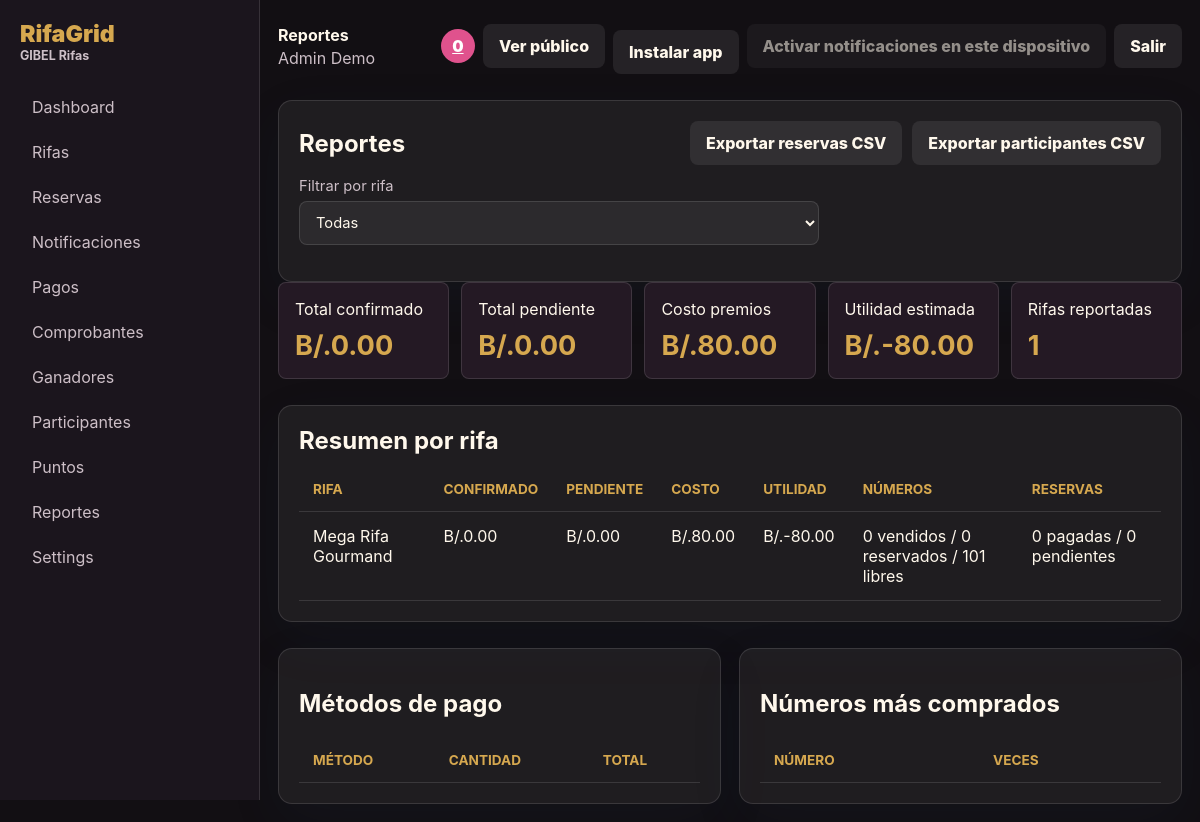
/admin/reportes.php (signed in), run on the app's committed database.
### tables this page shows
CREATE TABLE raffles (
  id INT UNSIGNED AUTO_INCREMENT PRIMARY KEY,
  title VARCHAR(180) NOT NULL,
  slug VARCHAR(190) NOT NULL UNIQUE,
  description TEXT NULL,
  flyer_path VARCHAR(255) NULL,
  first_prize VARCHAR(180) NOT NULL,
  second_prize VARCHAR(180) NULL,
  third_prize VARCHAR(180) NULL,
  price_per_number DECIMAL(10,2) NOT NULL,
  draw_date DATETIME NULL,
  draw_method VARCHAR(180) NOT NULL DEFAULT 'Sorteo manual',
  number_min INT NOT NULL DEFAULT 0,
  number_max INT NOT NULL DEFAULT 100,
  reservation_minutes INT NOT NULL DEFAULT 20,
  yappy_number VARCHAR(60) NULL,
  contact_whatsapp VARCHAR(60) NULL,
  paypal_link VARCHAR(255) NULL,
  bank_info TEXT NULL,
  lnb_url VARCHAR(255) NOT NULL DEFAULT 'https://www.lnb.gob.pa/',
  status ENUM('draft','active','closed','drawn') NOT NULL DEFAULT 'draft',
  theme VARCHAR(40) NOT NULL DEFAULT 'clean_sky',
  primary_color VARCHAR(20) NOT NULL DEFAULT '#38aeea',
  accent_color VARCHAR(20) NOT NULL DEFAULT '#f06292',
  background_color VARCHAR(20) NOT NULL DEFAULT '#eaf8ff',
  grid_style VARCHAR(40) NOT NULL DEFAULT 'soft_cards',
  item_cost DECIMAL(10,2) NOT NULL DEFAULT 0.00,
  points_per_amount DECIMAL(10,2) NOT NULL DEFAULT 2.00,
  points_for_free_number INT NOT NULL DEFAULT 10,
  created_by INT UNSIGNED NULL,
  created_at DATETIME NOT NULL DEFAULT CURRENT_TIMESTAMP,
  updated_at DATETIME NULL ON UPDATE CURRENT_TIMESTAMP,
  INDEX idx_raffles_status (status),
  CONSTRAINT fk_raffles_admin FOREIGN KEY (created_by) REFERENCES admins(id) ON DELETE SET NULL
);

### config/app.php (called while the page is built, shortened)
<?php
function e(?string $value): string
{
    return htmlspecialchars((string) $value, ENT_QUOTES, 'UTF-8');
}
function money_fmt(float|int|string $amount): string
{
    return 'B/.' . number_format((float) $amount, 2);
}

### config/database.php (called while the page is built, shortened)
<?php
require_once __DIR__ . '/app.php';
function db(): PDO
{
    static $pdo = null;
    if ($pdo instanceof PDO) {
        return $pdo;
    }
    $dsn = sprintf(
        'mysql:host=%s;dbname=%s;charset=utf8mb4',
        config_value('DB_HOST'),
        config_value('DB_NAME')
    );
    $pdo = new PDO($dsn, (string) config_value('DB_USER'), (string) config_value('DB_PASS'), [
        PDO::ATTR_ERRMODE => PDO::ERRMODE_EXCEPTION,
        PDO::ATTR_DEFAULT_FETCH_MODE => PDO::FETCH_ASSOC,
        PDO::ATTR_EMULATE_PREPARES => false,
    ]);
    return $pdo;
}

### admin/includes/auth.php (called while the page is built, shortened)
<?php
require_once __DIR__ . '/../../config/database.php';
function current_admin(): ?array
{
    $stmt = db()->prepare('SELECT id, name, email, role FROM admins WHERE id = ? AND active = 1');
    $stmt->execute([$_SESSION['admin_id']]);
    return $stmt->fetch() ?: null;
}
function require_admin(): array
{
    $admin = current_admin();
    return $admin;
}

### admin/reportes.php (the view, shortened to what this page needs)
<?php
require_once __DIR__ . '/includes/auth.php';
$admin = require_admin();
$pdo = db();
$raffleId = (int) ($_GET['raffle_id'] ?? 0);
$where = $raffleId > 0 ? 'WHERE ra.id = ?' : '';
$params = $raffleId > 0 ? [$raffleId] : [];
$summaryStmt = $pdo->prepare("
    SELECT ra.id, ra.title, ra.item_cost,
      COALESCE(reservations.confirmed_total, 0) confirmed_total,
      COALESCE(reservations.pending_total, 0) pending_total,
      COALESCE(reservations.paid_reservations, 0) paid_reservations,
      COALESCE(reservations.pending_reservations, 0) pending_reservations,
      COALESCE(numbers.sold_numbers, 0) sold_numbers,
      COALESCE(numbers.reserved_numbers, 0) reserved_numbers,
      COALESCE(numbers.available_numbers, 0) available_numbers
    FROM raffles ra
    LEFT JOIN (
      SELECT raffle_id,
        SUM(CASE WHEN status = 'paid' THEN total_amount ELSE 0 END) confirmed_total,
        SUM(CASE WHEN status = 'pending' THEN total_amount ELSE 0 END) pending_total,
        SUM(CASE WHEN status = 'paid' THEN 1 ELSE 0 END) paid_reservations,
        SUM(CASE WHEN status = 'pending' THEN 1 ELSE 0 END) pending_reservations
      FROM reservations
      GROUP BY raffle_id
    ) reservations ON reservations.raffle_id = ra.id
    LEFT JOIN (
      SELECT raffle_id,
        SUM(CASE WHEN status IN ('sold','winner') THEN 1 ELSE 0 END) sold_numbers,
        SUM(CASE WHEN status = 'reserved' THEN 1 ELSE 0 END) reserved_numbers,
        SUM(CASE WHEN status = 'available' THEN 1 ELSE 0 END) available_numbers
      FROM raffle_numbers
      GROUP BY raffle_id
    ) numbers ON numbers.raffle_id = ra.id
    $where
    ORDER BY ra.created_at DESC
");
$summaryStmt->execute($params);
$summaries = $summaryStmt->fetchAll();
$pageTitle = 'Reportes';
require __DIR__ . '/includes/header.php';
?>
<section class="panel">
    <div class="panel-heading">
        <h2>Reportes</h2>
        <div class="actions">
            <a class="button button-ghost" href="export_csv.php?type=reservations&raffle_id=<?= $raffleId ?>">Exportar reservas CSV</a>
            <a class="button button-ghost" href="export_csv.php?type=participants">Exportar participantes CSV</a>
        </div>
    </div>
    <form method="get" class="inline-form">
        <label>Filtrar por rifa
            <select name="raffle_id" onchange="this.form.submit()">
                <option value="0">Todas</option>
            </select>
        </label>
    </form>
</section>
<section class="metric-grid">
    <?php
    $confirmed = array_sum(array_map(static fn ($row) => (float) $row['confirmed_total'], $summaries));
    $pending = array_sum(array_map(static fn ($row) => (float) $row['pending_total'], $summaries));
    $cost = array_sum(array_map(static fn ($row) => (float) $row['item_cost'], $summaries));
    $profit = $confirmed - $cost;
    ?>
    <article><span>Total confirmado</span><strong><?= money_fmt($confirmed) ?></strong></article>
    <article><span>Total pendiente</span><strong><?= money_fmt($pending) ?></strong></article>
    <article><span>Costo premios</span><strong><?= money_fmt($cost) ?></strong></article>
    <article><span>Utilidad estimada</span><strong><?= money_fmt($profit) ?></strong></article>
    <article><span>Rifas reportadas</span><strong><?= count($summaries) ?></strong></article>
</section>
<section class="panel">
    <div class="panel-heading"><h2>Resumen por rifa</h2></div>
    <div class="table-wrap">
        <table>
            <thead><tr><th>Rifa</th><th>Confirmado</th><th>Pendiente</th><th>Costo</th><th>Utilidad</th><th>Números</th><th>Reservas</th></tr></thead>
            <tbody>
            <?php foreach ($summaries as $row): ?>
                <tr>
                    <td><?= e($row['title']) ?></td>
                    <td><?= money_fmt($row['confirmed_total']) ?></td>
                    <td><?= money_fmt($row['pending_total']) ?></td>
                    <td><?= money_fmt($row['item_cost']) ?></td>
                    <td><?= money_fmt((float) $row['confirmed_total'] - (float) $row['item_cost']) ?></td>
                    <td><?= (int) $row['sold_numbers'] ?> vendidos / <?= (int) $row['reserved_numbers'] ?> reservados / <?= (int) $row['available_numbers'] ?> libres</td>
                    <td><?= (int) $row['paid_reservations'] ?> pagadas / <?= (int) $row['pending_reservations'] ?> pendientes</td>
                </tr>
            <?php endforeach; ?>
            </tbody>
        </table>
    </div>
</section>
<section class="report-grid">
    <div class="panel">
        <h2>Métodos de pago</h2>
        <table>
            <thead><tr><th>Método</th><th>Cantidad</th><th>Total</th></tr></thead>
        </table>
    </div>
    <div class="panel">
        <h2>Números más comprados</h2>
        <table>
            <thead><tr><th>Número</th><th>Veces</th></tr></thead>
        </table>
    </div>
</section>
<?php require __DIR__ . '/includes/footer.php'; ?>

### admin/includes/header.php (shortened to what this page needs)
<?php
$admin = $admin ?? current_admin();
$unreadCount = 0;
try {
    $unreadCount = (int) db()->query('SELECT COUNT(*) FROM notifications WHERE read_at IS NULL')->fetchColumn();
} catch (Throwable) {
    $unreadCount = 0;
}
?>
<!doctype html>
<html lang="es">
<head>
    <link rel="stylesheet" href="../public/assets/css/app.css">
</head>
<body class="admin-shell">
<aside class="admin-sidebar">
    <div class="admin-sidebar-head">
        <a class="brand" href="dashboard.php">RifaGrid<span>GIBEL Rifas</span></a>
    </div>
    <nav id="adminNav" class="admin-nav">
        <a href="dashboard.php">Dashboard</a>
        <a href="rifas.php">Rifas</a>
        <a href="reservas.php">Reservas</a>
        <a href="notificaciones.php">Notificaciones</a>
        <a href="pagos.php">Pagos</a>
        <a href="comprobantes.php">Comprobantes</a>
        <a href="ganadores.php">Ganadores</a>
        <a href="participantes.php">Participantes</a>
        <a href="puntos.php">Puntos</a>
        <a href="reportes.php">Reportes</a>
        <a href="settings.php">Settings</a>
    </nav>
</aside>
<main class="admin-main">
    <header class="admin-topbar">
        <div>
            <strong><?= e($pageTitle ?? 'Panel admin') ?></strong>
            <span><?= e($admin['name'] ?? '') ?></span>
        </div>
        <div class="topbar-actions">
            <a class="notification-pill" id="notificationCount" href="notificaciones.php"><?= $unreadCount ?></a>
            <a class="button button-ghost" href="../public/index.php" target="_blank">Ver público</a>
            <button class="button button-ghost pwa-install" type="button" data-pwa-install data-always-visible="1">Instalar app</button>
            <button class="button button-ghost" type="button" data-web-push-subscribe>Activar notificaciones en este dispositivo</button>
            <a class="button button-ghost" href="logout.php">Salir</a>
        </div>
    </header>

### admin/includes/footer.php (shortened to what this page needs)
    </main>
</body>
</html>

### public/assets/css/app.css (style rules this page uses)
:root { --bg: #171018; --panel: #241924; --panel-2: #301f2a; --text: #fff8ec; --muted: #cdbfc7; --primary: #d6a84f; --accent: #e0528d; --success: #33c47a; --danger: #ff6868; --reserved: #8b7f90; --sold: #4b434f; --border: rgba(255, 255, 255, .12); font-family: Inter, ui-sans-serif, system-ui, -apple-system, BlinkMacSystemFont, "Segoe UI", sans-serif; }
* { box-sizing: border-box; }
body { margin: 0; background: var(--bg); color: var(--text); }
a { color: inherit; }
input, select, textarea, button { font: inherit; }
input, select, textarea { width: 100%; min-height: 44px; border: 1px solid var(--border); border-radius: 8px; background: rgba(255,255,255,.06); color: var(--text); padding: 10px 12px; }
label { display: grid; gap: 6px; color: var(--muted); font-size: .92rem; }
table { width: 100%; border-collapse: collapse; }
th, td { padding: 14px; border-bottom: 1px solid var(--border); text-align: left; vertical-align: top; }
th { color: var(--primary); font-size: .85rem; text-transform: uppercase; }
.button { display: inline-flex; align-items: center; justify-content: center; min-height: 44px; border: 0; border-radius: 8px; padding: 0 16px; background: linear-gradient(135deg, var(--primary), #f1d88c); color: #1c1216; font-weight: 800; text-decoration: none; cursor: pointer; box-shadow: 0 10px 24px rgba(56,174,234,.18); transition: transform .15s ease, box-shadow .15s ease, filter .15s ease; }
.button:disabled { opacity: .55; cursor: wait; }
.button-ghost { background: rgba(255,255,255,.08); color: var(--text); box-shadow: none; }
.pwa-install { margin-top: 12px; }
.brand { display: inline-grid; color: var(--primary); font-weight: 900; letter-spacing: 0; text-decoration: none; font-size: 1.45rem; }
.brand span { color: var(--muted); font-size: .78rem; font-weight: 700; }
.reservation-panel, .public-buyers, .panel { margin-top: 26px; background: var(--surface-soft, rgba(255,255,255,.06)); border: 1px solid var(--border); border-radius: 14px; padding: 20px; box-shadow: 0 18px 54px rgba(20,82,120,.08); }
.admin-shell { display: grid; grid-template-columns: 260px 1fr; min-height: 100vh; background: #120f13; }
.admin-sidebar { background: #1b151d; border-right: 1px solid var(--border); padding: 20px; position: sticky; top: 0; height: 100vh; }
.admin-sidebar-head { display: grid; gap: 12px; }
.admin-sidebar nav { display: grid; gap: 5px; margin-top: 24px; }
.admin-sidebar nav a { color: var(--muted); text-decoration: none; padding: 10px 12px; border-radius: 8px; }
.admin-main { padding: 18px; min-width: 0; }
.admin-topbar { display: flex; justify-content: space-between; align-items: center; gap: 12px; margin-bottom: 18px; }
.admin-topbar div:first-child { display: grid; gap: 3px; }
.admin-topbar span { color: var(--muted); }
.topbar-actions { display: flex; align-items: center; gap: 8px; }
.notification-pill { min-width: 34px; height: 34px; border-radius: 999px; display: grid; place-items: center; background: var(--accent); color: #fff !important; font-weight: 900; }
.metric-grid { display: grid; grid-template-columns: repeat(5, 1fr); gap: 12px; }
.metric-grid article { background: var(--panel); border: 1px solid var(--border); border-radius: 8px; padding: 16px; display: grid; gap: 10px; }
.metric-grid strong { font-size: 1.7rem; color: var(--primary); }
.report-grid { display: grid; grid-template-columns: 1fr 1fr; gap: 18px; }
.panel-heading { display: flex; justify-content: space-between; align-items: center; gap: 12px; margin-bottom: 12px; }
.panel-heading h2 { margin: 0; }
.table-wrap { overflow-x: auto; }
.actions { display: flex; flex-wrap: wrap; gap: 10px; }
.inline-form { margin: 0 0 16px; max-width: 520px; }

### data on the page
raffles: item_cost "B/.80.00", title "Mega Rifa Gourmand", confirmed_total "B/.0.00", pending_total "B/.0.00", item_cost "B/.-80.00", sold_numbers "0", reserved_numbers "0", available_numbers "101", paid_reservations "0", pending_reservations "0"

### other printed values
$pageTitle "Reportes"
$admin['name'] "Admin Demo"
$unreadCount "0"
money_fmt($confirmed) "B/.0.00"
money_fmt($pending) "B/.0.00"
money_fmt($profit) "B/.-80.00"
count($summaries) "1"
